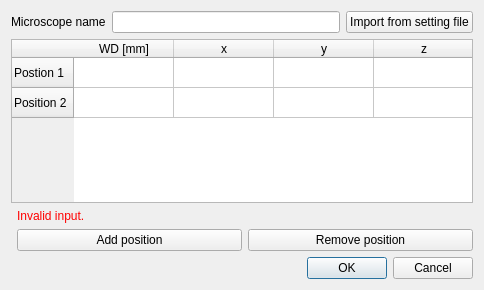
<?xml version="1.0" encoding="UTF-8"?>
<ui version="4.0">
 <class>WdCalDialog</class>
 <widget class="QDialog" name="WdCalDialog">
  <property name="geometry">
   <rect>
    <x>0</x>
    <y>0</y>
    <width>484</width>
    <height>290</height>
   </rect>
  </property>
  <property name="windowTitle">
   <string>Dialog</string>
  </property>
  <layout class="QGridLayout" name="gridLayout">
   <item row="0" column="0" colspan="2">
    <layout class="QHBoxLayout" name="horizontalLayout">
     <item>
      <widget class="QLabel" name="label">
       <property name="text">
        <string>Microscope name</string>
       </property>
      </widget>
     </item>
     <item>
      <widget class="QLineEdit" name="lineEdit"/>
     </item>
     <item>
      <widget class="QPushButton" name="pushButtonReadFromFile">
       <property name="text">
        <string>Import from setting file</string>
       </property>
      </widget>
     </item>
    </layout>
   </item>
   <item row="1" column="0" colspan="2">
    <widget class="QTableWidget" name="tableWidget">
     <property name="sizePolicy">
      <sizepolicy hsizetype="Minimum" vsizetype="MinimumExpanding">
       <horstretch>0</horstretch>
       <verstretch>0</verstretch>
      </sizepolicy>
     </property>
     <property name="minimumSize">
      <size>
       <width>400</width>
       <height>80</height>
      </size>
     </property>
     <property name="verticalScrollBarPolicy">
      <enum>Qt::ScrollBarAlwaysOff</enum>
     </property>
     <property name="horizontalScrollBarPolicy">
      <enum>Qt::ScrollBarAlwaysOff</enum>
     </property>
     <property name="sizeAdjustPolicy">
      <enum>QAbstractScrollArea::AdjustToContentsOnFirstShow</enum>
     </property>
     <property name="alternatingRowColors">
      <bool>false</bool>
     </property>
     <property name="selectionMode">
      <enum>QAbstractItemView::SingleSelection</enum>
     </property>
     <property name="selectionBehavior">
      <enum>QAbstractItemView::SelectRows</enum>
     </property>
     <property name="textElideMode">
      <enum>Qt::ElideLeft</enum>
     </property>
     <row>
      <property name="text">
       <string>Postion 1</string>
      </property>
     </row>
     <row>
      <property name="text">
       <string>Position 2</string>
      </property>
     </row>
     <column>
      <property name="text">
       <string>WD [mm]</string>
      </property>
      <property name="toolTip">
       <string>Working distance in mm</string>
      </property>
      <property name="whatsThis">
       <string/>
      </property>
     </column>
     <column>
      <property name="text">
       <string>x</string>
      </property>
     </column>
     <column>
      <property name="text">
       <string>y</string>
      </property>
     </column>
     <column>
      <property name="text">
       <string>z</string>
      </property>
     </column>
    </widget>
   </item>
   <item row="3" column="1">
    <layout class="QHBoxLayout" name="horizontalLayout_2">
     <item>
      <widget class="QPushButton" name="pushButtonAddPosition">
       <property name="text">
        <string>Add position</string>
       </property>
      </widget>
     </item>
     <item>
      <widget class="QPushButton" name="pushButtonRemovePosition">
       <property name="text">
        <string>Remove position</string>
       </property>
      </widget>
     </item>
    </layout>
   </item>
   <item row="4" column="1">
    <widget class="QDialogButtonBox" name="buttonBox">
     <property name="orientation">
      <enum>Qt::Horizontal</enum>
     </property>
     <property name="standardButtons">
      <set>QDialogButtonBox::Cancel|QDialogButtonBox::Ok</set>
     </property>
    </widget>
   </item>
   <item row="2" column="1">
    <widget class="QLabel" name="labelValidInput">
     <property name="styleSheet">
      <string notr="true">color: rgb(255, 0, 0);</string>
     </property>
     <property name="text">
      <string>Invalid input.</string>
     </property>
    </widget>
   </item>
  </layout>
 </widget>
 <resources/>
 <connections>
  <connection>
   <sender>buttonBox</sender>
   <signal>accepted()</signal>
   <receiver>WdCalDialog</receiver>
   <slot>accept()</slot>
   <hints>
    <hint type="sourcelabel">
     <x>248</x>
     <y>254</y>
    </hint>
    <hint type="destinationlabel">
     <x>157</x>
     <y>274</y>
    </hint>
   </hints>
  </connection>
  <connection>
   <sender>buttonBox</sender>
   <signal>rejected()</signal>
   <receiver>WdCalDialog</receiver>
   <slot>reject()</slot>
   <hints>
    <hint type="sourcelabel">
     <x>316</x>
     <y>260</y>
    </hint>
    <hint type="destinationlabel">
     <x>286</x>
     <y>274</y>
    </hint>
   </hints>
  </connection>
 </connections>
</ui>
